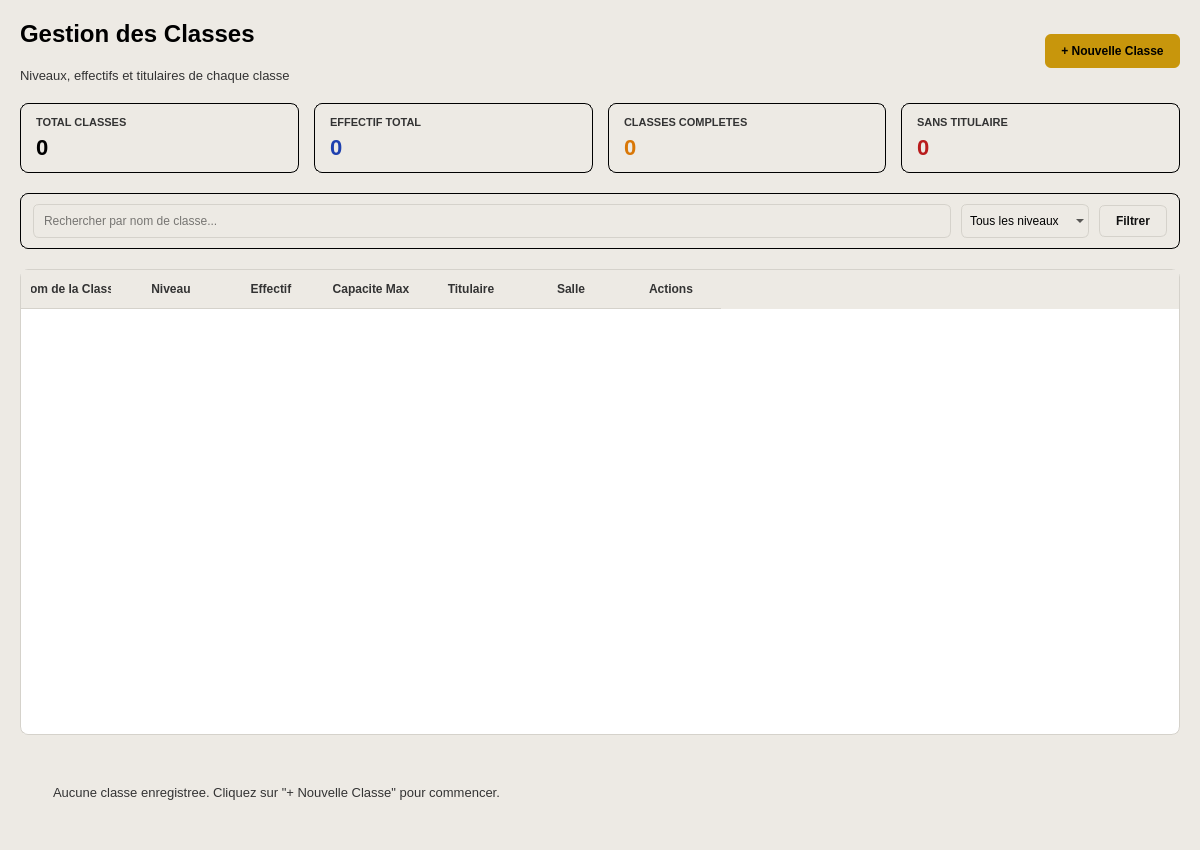
<?xml version="1.0" encoding="UTF-8"?>
<ui version="4.0">
 <class>PageClasses</class>
 <widget class="QWidget" name="PageClasses">
  <property name="geometry">
   <rect>
    <x>0</x>
    <y>0</y>
    <width>1200</width>
    <height>850</height>
   </rect>
  </property>
  <property name="windowTitle">
   <string>Gestion des Classes</string>
  </property>
  <property name="styleSheet">
   <string>background-color: #EDEAE4; font-family: 'Segoe UI', sans-serif;</string>
  </property>
  <layout class="QVBoxLayout" name="mainLayout">
   <property name="spacing">
    <number>20</number>
   </property>
   <property name="leftMargin">
    <number>20</number>
   </property>
   <property name="topMargin">
    <number>20</number>
   </property>
   <property name="rightMargin">
    <number>20</number>
   </property>
   <property name="bottomMargin">
    <number>20</number>
   </property>
   <item>
    <layout class="QHBoxLayout" name="headerLayout">
     <item>
      <layout class="QVBoxLayout" name="titleLayout">
       <item>
        <widget class="QLabel" name="lbl_page_title">
         <property name="styleSheet">
          <string>color: #000000; font-size: 24px; font-weight: bold;</string>
         </property>
         <property name="text">
          <string>Gestion des Classes</string>
         </property>
        </widget>
       </item>
       <item>
        <widget class="QLabel" name="lbl_page_subtitle">
         <property name="styleSheet">
          <string>color: #333333; font-size: 13px;</string>
         </property>
         <property name="text">
          <string>Niveaux, effectifs et titulaires de chaque classe</string>
         </property>
        </widget>
       </item>
      </layout>
     </item>
     <item>
      <spacer name="headerSpacer">
       <property name="orientation">
        <enum>Qt::Horizontal</enum>
       </property>
       <property name="sizeHint" stdset="0">
        <size>
         <width>40</width>
         <height>20</height>
        </size>
       </property>
      </spacer>
     </item>
     <item>
      <widget class="QPushButton" name="btn_add_classe">
       <property name="cursor">
        <cursorShape>PointingHandCursor</cursorShape>
       </property>
       <property name="styleSheet">
        <string>background-color: #C8960C; color: #000000; border: none; border-radius: 6px; padding: 10px 16px; font-weight: bold;</string>
       </property>
       <property name="text">
        <string>+ Nouvelle Classe</string>
       </property>
      </widget>
     </item>
    </layout>
   </item>
   <item>
    <layout class="QHBoxLayout" name="kpiLayout">
     <property name="spacing">
      <number>15</number>
     </property>
     <item>
      <widget class="QFrame" name="card_total_classes">
       <property name="styleSheet">
        <string>background-color: transparent; color: #000000; border: 1px solid #000000; border-radius: 8px;</string>
       </property>
       <layout class="QVBoxLayout" name="layout_card1">
        <property name="leftMargin">
         <number>15</number>
        </property>
        <property name="topMargin">
         <number>12</number>
        </property>
        <property name="rightMargin">
         <number>15</number>
        </property>
        <property name="bottomMargin">
         <number>12</number>
        </property>
        <item>
         <widget class="QLabel" name="lbl_kpi1_titre">
          <property name="styleSheet">
           <string>color: #333333; font-size: 11px; font-weight: bold; border: none;</string>
          </property>
          <property name="text">
           <string>TOTAL CLASSES</string>
          </property>
         </widget>
        </item>
        <item>
         <widget class="QLabel" name="lbl_kpi1_valeur">
          <property name="styleSheet">
           <string>color: #000000; font-size: 22px; font-weight: bold; border: none;</string>
          </property>
          <property name="text">
           <string>0</string>
          </property>
         </widget>
        </item>
       </layout>
      </widget>
     </item>
     <item>
      <widget class="QFrame" name="card_effectif_total">
       <property name="styleSheet">
        <string>background-color: transparent; color: #000000; border: 1px solid #000000; border-radius: 8px;</string>
       </property>
       <layout class="QVBoxLayout" name="layout_card2">
        <property name="leftMargin">
         <number>15</number>
        </property>
        <property name="topMargin">
         <number>12</number>
        </property>
        <property name="rightMargin">
         <number>15</number>
        </property>
        <property name="bottomMargin">
         <number>12</number>
        </property>
        <item>
         <widget class="QLabel" name="lbl_kpi2_titre">
          <property name="styleSheet">
           <string>color: #333333; font-size: 11px; font-weight: bold; border: none;</string>
          </property>
          <property name="text">
           <string>EFFECTIF TOTAL</string>
          </property>
         </widget>
        </item>
        <item>
         <widget class="QLabel" name="lbl_kpi2_valeur">
          <property name="styleSheet">
           <string>color: #1E40AF; font-size: 22px; font-weight: bold; border: none;</string>
          </property>
          <property name="text">
           <string>0</string>
          </property>
         </widget>
        </item>
       </layout>
      </widget>
     </item>
     <item>
      <widget class="QFrame" name="card_classes_completes">
       <property name="styleSheet">
        <string>background-color: transparent; color: #000000; border: 1px solid #000000; border-radius: 8px;</string>
       </property>
       <layout class="QVBoxLayout" name="layout_card3">
        <property name="leftMargin">
         <number>15</number>
        </property>
        <property name="topMargin">
         <number>12</number>
        </property>
        <property name="rightMargin">
         <number>15</number>
        </property>
        <property name="bottomMargin">
         <number>12</number>
        </property>
        <item>
         <widget class="QLabel" name="lbl_kpi3_titre">
          <property name="styleSheet">
           <string>color: #333333; font-size: 11px; font-weight: bold; border: none;</string>
          </property>
          <property name="text">
           <string>CLASSES COMPLETES</string>
          </property>
         </widget>
        </item>
        <item>
         <widget class="QLabel" name="lbl_kpi3_valeur">
          <property name="styleSheet">
           <string>color: #D97706; font-size: 22px; font-weight: bold; border: none;</string>
          </property>
          <property name="text">
           <string>0</string>
          </property>
         </widget>
        </item>
       </layout>
      </widget>
     </item>
     <item>
      <widget class="QFrame" name="card_sans_titulaire">
       <property name="styleSheet">
        <string>background-color: transparent; color: #000000; border: 1px solid #000000; border-radius: 8px;</string>
       </property>
       <layout class="QVBoxLayout" name="layout_card4">
        <property name="leftMargin">
         <number>15</number>
        </property>
        <property name="topMargin">
         <number>12</number>
        </property>
        <property name="rightMargin">
         <number>15</number>
        </property>
        <property name="bottomMargin">
         <number>12</number>
        </property>
        <item>
         <widget class="QLabel" name="lbl_kpi4_titre">
          <property name="styleSheet">
           <string>color: #333333; font-size: 11px; font-weight: bold; border: none;</string>
          </property>
          <property name="text">
           <string>SANS TITULAIRE</string>
          </property>
         </widget>
        </item>
        <item>
         <widget class="QLabel" name="lbl_kpi4_valeur">
          <property name="styleSheet">
           <string>color: #B91C1C; font-size: 22px; font-weight: bold; border: none;</string>
          </property>
          <property name="text">
           <string>0</string>
          </property>
         </widget>
        </item>
       </layout>
      </widget>
     </item>
    </layout>
   </item>
   <item>
    <widget class="QFrame" name="filterBar">
     <property name="styleSheet">
      <string>background-color: transparent; color: #000000; border: 1px solid #000000; border-radius: 8px;</string>
     </property>
     <layout class="QHBoxLayout" name="filterLayout">
      <property name="leftMargin">
       <number>12</number>
      </property>
      <property name="topMargin">
       <number>10</number>
      </property>
      <property name="rightMargin">
       <number>12</number>
      </property>
      <property name="bottomMargin">
       <number>10</number>
      </property>
      <property name="spacing">
       <number>10</number>
      </property>
      <item>
       <widget class="QLineEdit" name="input_search_classe">
        <property name="styleSheet">
         <string>border: 1px solid #D5D2CB; border-radius: 6px; padding: 8px;</string>
        </property>
        <property name="placeholderText">
         <string>Rechercher par nom de classe...</string>
        </property>
       </widget>
      </item>
      <item>
       <widget class="QComboBox" name="combo_filter_niveau">
        <property name="styleSheet">
         <string>border: 1px solid #D5D2CB; border-radius: 6px; padding: 8px;</string>
        </property>
        <item>
         <property name="text">
          <string>Tous les niveaux</string>
         </property>
        </item>
       </widget>
      </item>
      <item>
       <widget class="QPushButton" name="btn_apply_filter_classe">
        <property name="styleSheet">
         <string>background-color: #EDEAE4; color: #111111; border: 1px solid #D5D2CB; border-radius: 6px; padding: 8px 16px; font-weight: bold;</string>
        </property>
        <property name="text">
         <string>Filtrer</string>
        </property>
       </widget>
      </item>
     </layout>
    </widget>
   </item>
   <item>
    <widget class="QTableWidget" name="table_classes">
     <property name="styleSheet">
      <string>
       QTableWidget {
           background-color: #FFFFFF;
           border: 1px solid #D5D2CB;
           border-radius: 8px;
           gridline-color: #EDEAE4;
           font-size: 13px;
       }
       QHeaderView::section {
           background-color: #EDEAE4;
           color: #333333;
           font-weight: bold;
           padding: 10px;
           border: none;
           border-bottom: 1px solid #D5D2CB;
       }
       QTableWidget::item {
           padding: 0px 8px;
           border-bottom: 1px solid #EDEAE4;
       }
      </string>
     </property>
     <property name="editTriggers">
      <set>QAbstractItemView::NoEditTriggers</set>
     </property>
     <property name="selectionBehavior">
      <enum>QAbstractItemView::SelectRows</enum>
     </property>
     <property name="alternatingRowColors">
      <bool>true</bool>
     </property>
     <property name="showGrid">
      <bool>false</bool>
     </property>
     <column>
      <property name="text">
       <string>Nom de la Classe</string>
      </property>
     </column>
     <column>
      <property name="text">
       <string>Niveau</string>
      </property>
     </column>
     <column>
      <property name="text">
       <string>Effectif</string>
      </property>
     </column>
     <column>
      <property name="text">
       <string>Capacite Max</string>
      </property>
     </column>
     <column>
      <property name="text">
       <string>Titulaire</string>
      </property>
     </column>
     <column>
      <property name="text">
       <string>Salle</string>
      </property>
     </column>
     <column>
      <property name="text">
       <string>Actions</string>
      </property>
     </column>
    </widget>
   </item>
   <item>
    <widget class="QLabel" name="lbl_empty_state_classes">
     <property name="styleSheet">
      <string>color: #333333; font-size: 13px; padding: 30px; qproperty-alignment: AlignCenter;</string>
     </property>
     <property name="text">
      <string>Aucune classe enregistree. Cliquez sur "+ Nouvelle Classe" pour commencer.</string>
     </property>
     <property name="visible">
      <bool>false</bool>
     </property>
    </widget>
   </item>

  </layout>
 </widget>
 <resources/>
 <connections/>
</ui>
